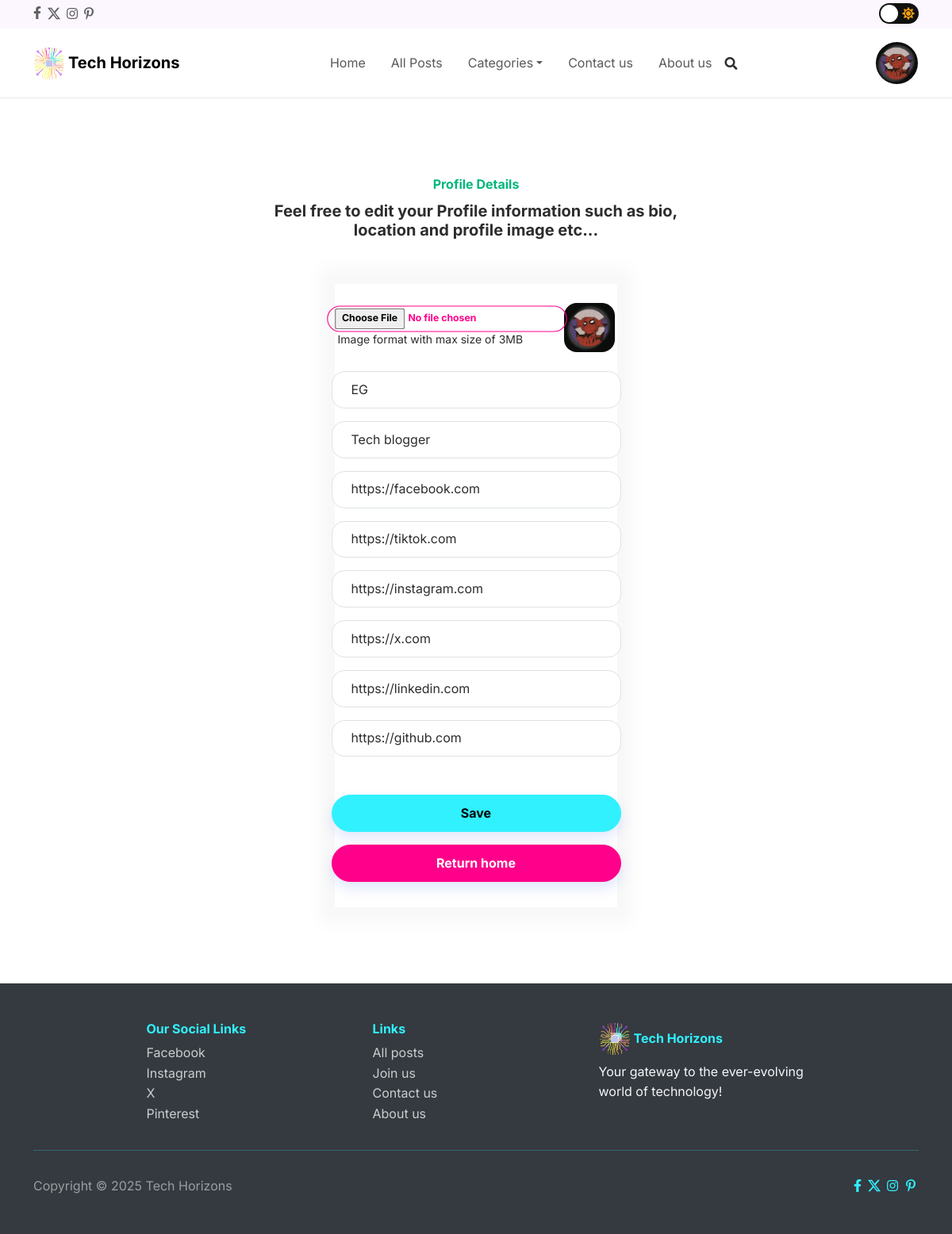
Page /account/1/profile/edit-profile/ (signed in) on the committed database.
### members/models.py (models this page shows, shortened)
class Profile(models.Model):
    user = models.OneToOneField(User, on_delete=models.CASCADE)
    profile_pic = models.ImageField(upload_to='images/profile-pics/', default='images\profile.jpg')
    location = models.CharField(max_length=30, blank=True)
    bio = models.TextField(blank=True)
    facebook_link = models.URLField(max_length=200, blank=True, null=True)
    tiktok_link = models.URLField(max_length=200, blank=True, null=True)
    instagram_link = models.URLField(max_length=200, blank=True, null=True)
    x_link = models.URLField(max_length=200, blank=True, null=True)
    linkedin_link = models.URLField(max_length=200, blank=True, null=True)
    github_link = models.URLField(max_length=200, blank=True, null=True)
    is_writer = models.BooleanField(default=False)

### members/views.py (the view, shortened to what this page needs)
# urls.py: path('<int:pk>/profile/edit-profile/', EditProfile.as_view(), name='edit_profile'),
class EditProfile(LoginRequiredMixin, UserPassesTestMixin, UpdateView):
    model = Profile
    template_name = 'members/edit_profile.html'
    form_class = ProfileForm
    def test_func(self):
        profile = self.get_object()
        return self.request.user == profile.user

### theblog/forms.py
class SearchForm(forms.Form):
    search = forms.CharField(
        label='',
        max_length=100,
        widget=forms.TextInput(attrs={
            'class': 'form-control',
            'placeholder': 'Search...',
            'aria-describedby': 'button-addon2',
            }
        )
    )

### theblog/context_processors.py (called while the page is built)
def search_form(request):
    return {'search_form': SearchForm(request.GET or None)}

def categories(request):
    return {'categories': Category.objects.exclude(id=1)}

### templates/members/edit_profile.html (shortened to what this page needs)
{% extends 'base.html' %}
{% block content %}
<section class="py-5">
    <div class="container py-5">
        <div class="row mb-5">
            <div class="col-md-8 col-xl-6 text-center mx-auto">
                <p class="fw-bold text-success mb-2">Profile Details</p>
                <h5 class="fw-bold">Feel free to edit your Profile information such as bio, location and profile image etc...</h5>
            </div>
        </div>
        <div class="row d-flex justify-content-center">
            <div class="col-md-6 col-xl-4">
                <div class="card">
                    <div class="card-body text-center d-flex flex-column align-items-center" style="box-shadow: 0px 0px 20px 20px rgba(45,45,45,0.03);">
                        <form method="post" enctype="multipart/form-data" data-bs-theme="light">
                            <div class="mb-3">
                                <div class="d-flex justify-content-between p-2 outline">
                                    <div class="d-flex flex-column justify-content-center mr-1" style="padding-right: 10px;">
                                        {{ form.profile_pic }}
                                        <div class="d-flex flex-row justify-content-start">
                                            <small>Image format with max size of 3MB</small>
                                        </div>
                                    </div>
                                    <img class="rounded" src="{{ profile.profile_pic.url }}" style="width: 4rem;">
                                </div>
                            </div>
                            <div class="mb-3 mt-3">
                                {{ form.location }}
                            </div>
                            <div class="mb-3">
                                {{ form.bio }}
                            </div>
                            <div class="mb-3">
                                {{ form.facebook_link }}
                            </div>
                            <div class="mb-3">
                                {{ form.tiktok_link }}
                            </div>
                            <div class="mb-3">
                                {{ form.instagram_link }}
                            </div>
                            <div class="mb-3">
                                {{ form.x_link }}
                            </div>
                            <div class="mb-3">
                                {{ form.linkedin_link }}
                            </div>
                            <div class="mb-3">
                                {{ form.github_link }}
                            </div>
                            <div class="mb-3 mt-5">
                                <button class="btn btn-primary shadow d-block w-100" type="submit">Save</button>
                            </div>
                            <div class="mb-3">
                                <a class="btn btn-secondary shadow d-block w-100" role="button" href="{% url 'home' %}" style="color: rgb(255,255,255);">Return home</a>
                            </div>
                        </form>
                    </div>
                </div>
            </div>
        </div>
    </div>
</section>
{% endblock content %}

### templates/base.html (shortened to what this page needs)
{% load static %}
<!DOCTYPE html>
<html data-bs-theme="auto" lang="en">
<head>
    <link rel="stylesheet" href="{% static 'css/bootstrap.min.css' %}">
    <link rel="stylesheet" href="{% static 'css/styles.css' %}">
    <link rel="stylesheet" href="{% static 'css/aos.min.min.css' %}">
    <link rel="stylesheet" href="{% static 'fonts/fontawesome-all.min.css' %}">
</head>
<body style="overflow-x: hidden;">
    <div style="background: rgba(176,57,255,0.04);">
      <div class="container">
        <div class="row">
          <div class="col d-flex justify-content-between py-1">
            <div>
              <ul class="list-inline d-inline-block d-lg-flex d-xl-flex align-items-lg-center align-items-xl-center mb-0">
                <li class="list-inline-item me-2">
                  <a href="#"><i class="fab fa-facebook-f"></i></a>
                </li>
                <li class="list-inline-item d-lg-flex justify-content-lg-center align-items-lg-center me-2">
                  <a class="d-xl-flex align-items-xl-center" href="#">
                    <svg xmlns="http://www.w3.org/2000/svg" width="1em" height="1em" fill="currentColor" viewBox="0 0 16 16" class="bi bi-twitter-x">
                      <path d="M12.6.75h2.454l-5.36 6.142L16 15.25h-4.937l-3.867-5.07-4.425 5.07H.316l5.733-6.57L0 .75h5.063l3.495 4.633L12.601.75Zm-.86 13.028h1.36L4.323 2.145H2.865l8.875 11.633Z"></path>
                    </svg>
                  </a>
                </li>
                <li class="list-inline-item me-2">
                  <a class="d-lg-flex justify-content-lg-center align-items-lg-center" href="#">
                    <i class="fab fa-instagram"></i>
                  </a>
                </li>
                <li class="list-inline-item">
                  <a class="d-lg-flex justify-content-lg-center align-items-lg-center" href="#">
                    <i class="fab fa-pinterest-p"></i>
                  </a>
                </li>
              </ul>
            </div>
            <div id="theme-toggle-container">
              <div class="form-check form-switch">
                  <label class="form-check-label" for="themeSwitch">
                      <i class="fas fa-sun"></i>
                      <div class="ball"></div>
                  </label>
              </div>
            </div>
          </div>
        </div>
      </div>
    </div>
    <header id="header-23">
      <nav class="navbar navbar-expand-md sticky-top navbar-shrink py-3" id="mainNav">
        <div class="container">
          <a class="navbar-brand d-flex align-items-center me-auto" href="{% url 'home' %}">
            <img class="me-1" src="{% static 'images/logo.png' %}" style="width: 40px;">
            <span>Tech Horizons</span>
          </a>
          <div class="collapse navbar-collapse text-center" id="navcol-1">
            <ul class="navbar-nav mx-auto">
              <li class="nav-item"><a class="nav-link {% if request.path == '/' %}active{% endif %}" href="{% url 'home' %}">Home</a></li>
              <li class="nav-item"><a class="nav-link {% if request.path == '/all-posts/' %}active{% endif %}" href="{% url 'all-posts' %}">All Posts</a></li>
              <li class="nav-item dropdown">
                <a class="dropdown-toggle nav-link" aria-expanded="false" data-bs-toggle="dropdown" href="#">Categories</a>
              </li>
              <li class="nav-item"><a class="nav-link {% if request.path == '/contact-us/' %}active{% endif %}" href="{% url 'contact-us' %}">Contact us</a></li>
              <li class="nav-item"><a class="nav-link {% if request.path == '/about-us/' %}active{% endif %}" href="{% url 'about-us' %}">About us</a></li>
              <li class="nav-item d-none d-md-flex align-items-md-center"><i class="fas fa-search" data-bs-target="#searchmodal" data-bs-toggle="modal" style="cursor: pointer;"></i></li>
            </ul>
            {% if user.is_authenticated %}
            <div class="dropdown position-relative d-inline-block">
              <button class="btn rounded-circle p-0" id="userDropdown" data-bs-toggle="dropdown" aria-expanded="false" style="width: 55px; height: 55px;">
                <img src="{{ user.profile.profile_pic.url }}" class="rounded-circle img-fluid object-fit-cover w-100 h-100" alt="{{ user.first_name }} {{ user.last_name }}">
              </button>
            </div>
            {% endif %}
          </div>
        </div>
      </nav>
    </header>
    {% block content %}
    {% endblock content %}
    <footer class="bg-dark bg-primary-gradient" style="background: var(--bs-emphasis-color);color: var(--bs-primary);">
      <div class="container py-4 py-lg-5">
        <div class="row justify-content-center">
          <div class="col-sm-4 col-md-3 text-center text-lg-start d-flex flex-column" style="color: var(--bs-light);">
            <h3 class="fs-6 fw-bold" style="color: var(--bs-primary);">Our Social Links</h3>
            <ul class="list-unstyled">
              <li><a href="#" style="color: rgba(255,255,255,0.75);">Facebook</a></li>
              <li><a href="#" style="color: rgba(255,255,255,0.75);">Instagram</a></li>
              <li><a href="#" style="color: rgba(255,255,255,0.75);">X</a></li>
              <li><a href="#" style="color: rgba(255,255,255,0.75);">Pinterest</a></li>
            </ul>
          </div>
          <div class="col-sm-4 col-md-3 text-center text-lg-start d-flex flex-column" style="color: var(--bs-light);">
            <h3 class="fs-6 fw-bold" style="color: var(--bs-primary);">Links</h3>
            <ul class="list-unstyled" style="color: var(--bs-light);">
              <li><a href="{% url 'all-posts' %}" style="color: rgba(255,255,255,0.75);">All posts</a></li>
              <li><a href="{% url 'contact-us' %}" style="color: rgba(255,255,255,0.75);">Join us</a></li>
              <li><a href="{% url 'contact-us' %}" style="color: rgba(255,255,255,0.75);">Contact us</a></li>
              <li><a href="{% url 'about-us' %}" style="color: rgba(255,255,255,0.75);">About us</a></li>
            </ul>
          </div>
          <div class="col-lg-3 text-center text-lg-start d-flex flex-column align-items-center order-first align-items-lg-start order-lg-last" style="color: var(--bs-light);">
            <a class="fw-bold d-flex align-items-center mb-2" href="{% url 'home' %}" style="color: var(--bs-light);">
              <img class="me-1" src="{% static 'images/logo.png' %}" style="width: 40px;color: var(--bs-light);">
              <span style="color: var(--bs-primary);">Tech Horizons</span>
            </a>
            <p>Your gateway to the ever-evolving world of technology!</p>
          </div>
        </div>
        <hr>
        <div class="text-muted d-flex justify-content-between align-items-center pt-3">
          <p class="mb-0" style="color: rgba(255,255,255,0.5);">Copyright © {% now "Y" %} Tech Horizons</p>
          <div>
            <ul class="list-inline d-inline-block d-lg-flex d-xl-flex align-items-lg-center align-items-xl-center mb-0">
              <li class="list-inline-item me-2"><a href="#"><i class="fab fa-facebook-f text-primary"></i></a></li>
              <li class="list-inline-item d-lg-flex justify-content-lg-center align-items-lg-center me-2"><a
                  class="d-xl-flex align-items-xl-center" href="#"></a></li>
              <li class="list-inline-item me-2"><a class="d-lg-flex justify-content-lg-center align-items-lg-center"
                  href="#"><i class="fab fa-instagram text-primary" style="width: 16px;"></i></a></li>
              <li class="list-inline-item"><a class="d-lg-flex justify-content-lg-center align-items-lg-center"
                  href="#"><i class="fab fa-pinterest-p text-primary" style="width: 16px;"></i></a></li>
            </ul>
          </div>
        </div>
      </div>
    </footer>
</body>
</html>

### phantomblog/static/css/styles.css (style rules this page uses)
:root, [data-bs-theme=light] { --bs-primary: #31f1ff; --bs-primary-rgb: 49, 241, 255; --bs-primary-text-emphasis: #146066; --bs-primary-bg-subtle: #D6FCFF; --bs-primary-border-subtle: #ADF9FF; --bs-secondary: #ff008a; --bs-secondary-rgb: 255, 0, 138; --bs-secondary-text-emphasis: #660037; --bs-secondary-bg-subtle: #FFCCE8; --bs-secondary-border-subtle: #FF99D0 }
.btn-primary { --bs-btn-color: #000000; --bs-btn-bg: #31f1ff; --bs-btn-border-color: #31f1ff; --bs-btn-hover-color: #000000; --bs-btn-hover-bg: #50F3FF; --bs-btn-hover-border-color: #46F2FF; --bs-btn-focus-shadow-rgb: 7, 36, 38; --bs-btn-active-color: #000000; --bs-btn-active-bg: #5AF4FF; --bs-btn-active-border-color: #46F2FF; --bs-btn-disabled-color: #000000; --bs-btn-disabled-bg: #31f1ff; --bs-btn-disabled-border-color: #31f1ff }
.btn-secondary { --bs-btn-color: #000000; --bs-btn-bg: #ff008a; --bs-btn-border-color: #ff008a; --bs-btn-hover-color: #000000; --bs-btn-hover-bg: #FF269C; --bs-btn-hover-border-color: #FF1996; --bs-btn-focus-shadow-rgb: 38, 0, 21; --bs-btn-active-color: #000000; --bs-btn-active-bg: #FF33A1; --bs-btn-active-border-color: #FF1996; --bs-btn-disabled-color: #000000; --bs-btn-disabled-bg: #ff008a; --bs-btn-disabled-border-color: #ff008a }
.btn-outline-secondary { --bs-btn-color: #ff008a; --bs-btn-border-color: #ff008a; --bs-btn-focus-shadow-rgb: 255, 0, 138; --bs-btn-hover-color: #000000; --bs-btn-hover-bg: #ff008a; --bs-btn-hover-border-color: #ff008a; --bs-btn-active-color: #000000; --bs-btn-active-bg: #ff008a; --bs-btn-active-border-color: #ff008a; --bs-btn-disabled-color: #ff008a; --bs-btn-disabled-bg: transparent; --bs-btn-disabled-border-color: #ff008a }
.smaller-btn { padding: 2px 8px; font-size: .7rem; transform: scale(1.1); transition: transform .2s 0.1s }
#theme-toggle-container .form-check-label { background-color: #111; border-radius: 50px; cursor: pointer; display: flex; align-items: center; justify-content: space-between; padding: 5px; position: relative; height: 26px; width: 50px }
#theme-toggle-container .form-check-label .ball { background-color: #fff; border-radius: 50%; position: absolute; top: 2px; left: 2px; height: 22px; width: 22px; transform: translateX(0); transition: transform .2s linear }
#theme-toggle-container .fa-sun { color: #f39c12 }
:root { --ck-color-base-background: #ffffff; --ck-color-text: #000000; }

### rows in the picture
Profile: profile_pic (picture), location "EG", bio "Tech blogger", facebook_link "https://facebook.com", tiktok_link "https://tiktok.com", instagram_link "https://instagram.com", x_link "https://x.com", linkedin_link "https://linkedin.com", github_link "https://github.com"
